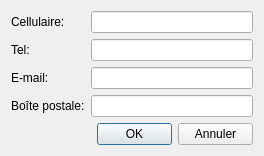
<?xml version="1.0" encoding="UTF-8"?>
<ui version="4.0">
 <class>DialogContact</class>
 <widget class="QDialog" name="DialogContact">
  <property name="geometry">
   <rect>
    <x>0</x>
    <y>0</y>
    <width>253</width>
    <height>147</height>
   </rect>
  </property>
  <property name="windowTitle">
   <string>Dialog</string>
  </property>
  <layout class="QGridLayout" name="gridLayout">
   <item row="0" column="0">
    <widget class="QLabel" name="label">
     <property name="text">
      <string>Cellulaire:</string>
     </property>
    </widget>
   </item>
   <item row="0" column="1">
    <widget class="QLineEdit" name="lineEditCel">
     <property name="text">
      <string/>
     </property>
    </widget>
   </item>
   <item row="1" column="0">
    <widget class="QLabel" name="label_2">
     <property name="text">
      <string>Tel:</string>
     </property>
    </widget>
   </item>
   <item row="1" column="1">
    <widget class="QLineEdit" name="lineEditTel">
     <property name="text">
      <string/>
     </property>
    </widget>
   </item>
   <item row="2" column="0">
    <widget class="QLabel" name="label_3">
     <property name="text">
      <string>E-mail:</string>
     </property>
    </widget>
   </item>
   <item row="2" column="1">
    <widget class="QLineEdit" name="lineEditEmail"/>
   </item>
   <item row="3" column="0">
    <widget class="QLabel" name="label_4">
     <property name="text">
      <string>Boîte postale:</string>
     </property>
    </widget>
   </item>
   <item row="3" column="1">
    <widget class="QLineEdit" name="lineEditBP"/>
   </item>
   <item row="4" column="1">
    <layout class="QFormLayout" name="formLayout">
     <property name="formAlignment">
      <set>Qt::AlignRight|Qt::AlignTop|Qt::AlignTrailing</set>
     </property>
     <property name="rightMargin">
      <number>6</number>
     </property>
     <item row="0" column="0">
      <widget class="QPushButton" name="btn_OK">
       <property name="maximumSize">
        <size>
         <width>75</width>
         <height>23</height>
        </size>
       </property>
       <property name="text">
        <string>OK</string>
       </property>
      </widget>
     </item>
     <item row="0" column="1">
      <widget class="QPushButton" name="btn_Annuler">
       <property name="maximumSize">
        <size>
         <width>75</width>
         <height>23</height>
        </size>
       </property>
       <property name="text">
        <string>Annuler</string>
       </property>
      </widget>
     </item>
    </layout>
   </item>
  </layout>
 </widget>
 <resources/>
 <connections/>
</ui>
